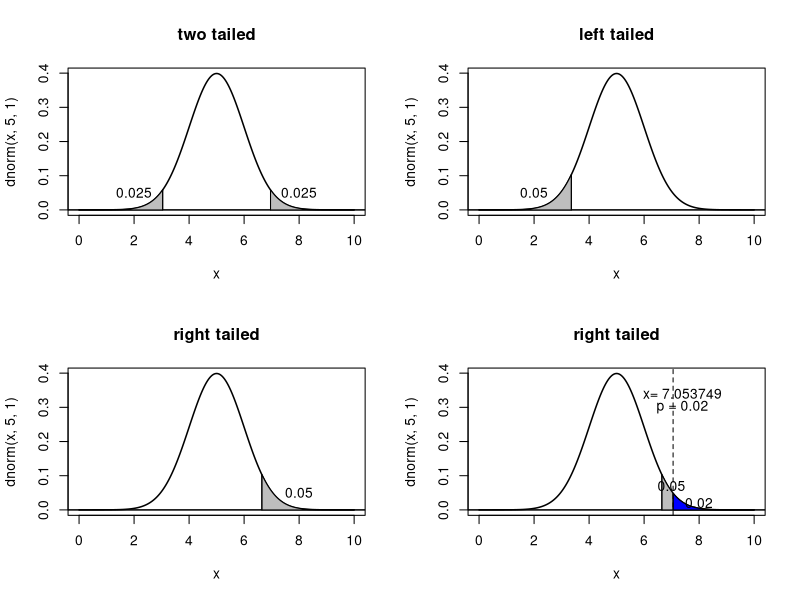

This figure's R source:
## ---- chunk 1
par(mfrow=c(2,2))

x = seq(0, 10, 0.01)

# graph 1
plot(x, dnorm(x, 5, 1), type = "l", lwd = 1.5, main = "two tailed")
abline(h=0, lwd = 1.5)
x1 = qnorm(0.025, 5, 1)
y1 = dnorm(x1, 5, 1)

xc = c(x[x<x1], x1, x1)
yc = c(dnorm(x[x<x1], 5, 1), y1, 0)
polygon(xc, yc, col = "grey")
# draw a segement, from (x1,0) to (x1, y1)
segments(x1, 0, x1, y1)
text(2, 0.05, "0.025")

x2 = qnorm(1-0.025, 5, 1)
y2 = dnorm(x2, 5, 1)
xc2 = c(x2, x[x>x2], x2)
yc2 = c(y2, dnorm(x[x>x2], 5, 1), 0)
polygon(xc2, yc2, col = "grey")
segments(x2, 0, x2, y2)
text(8, 0.05, "0.025")

# graph 2
plot(x, dnorm(x, 5, 1), type = "l", lwd = 1.5, main = "left tailed")
abline(h=0, lwd = 1.5)
x1 = qnorm(0.05, 5, 1)
y1 = dnorm(x1, 5, 1)

xc = c(x[x<x1], x1, x1)
yc = c(dnorm(x[x<x1], 5, 1), y1, 0)
polygon(xc, yc, col = "grey")
segments(x1, 0, x1, y1)
text(2, 0.05, "0.05")

# graph 3
plot(x, dnorm(x, 5, 1), type = "l", lwd = 1.5, main = "right tailed")
abline(h=0, lwd = 1.5)
x1 = qnorm(0.05, 5, 1)
y1 = dnorm(x1, 5, 1)

x2 = qnorm(1-0.05, 5, 1)
y2 = dnorm(x2, 5, 1)
xc2 = c(x2, x[x>x2], x2)
yc2 = c(y2, dnorm(x[x>x2], 5, 1), 0)
polygon(xc2, yc2, col = "grey")
segments(x2, 0, x2, y2)
text(8, 0.05, "0.05")
## ---- chunk 2
x = seq(0, 10, 0.01)

plot(x, dnorm(x, 5, 1), type = "l", lwd = 1.5, main = "right tailed")
abline(h=0, lwd = 1.5)

# $\alpha$ region
x2 = qnorm(1-0.05, 5, 1)
y2 = dnorm(x2, 5, 1)
xc2 = c(x2, x[x>x2], x2)
yc2 = c(y2, dnorm(x[x>x2], 5, 1), 0)
polygon(xc2, yc2, col = "grey")
segments(x2, 0, x2, y2)
text(7, 0.07, "0.05")

# p region
x3 = qnorm(1-0.02, 5, 1)
y3 = dnorm(x3, 5, 1)
xc3 = c(x3, x[x>x3], x3)
yc3 = c(y3, dnorm(x[x>x3], 5, 1), 0)
polygon(xc3, yc3, col = "blue")
segments(x3, 0, x3, y3)
text(8, 0.02, "0.02")

# p line
abline(v = x3, lty = 2)
text(7.4, 0.3, "p = 0.02")
text(7.4, 0.34, bquote("x="~.(x3)))
## ---- chunk 3
x = c(172,180,179,160,175)
t.test(x, m=165, alternative = "greater")
